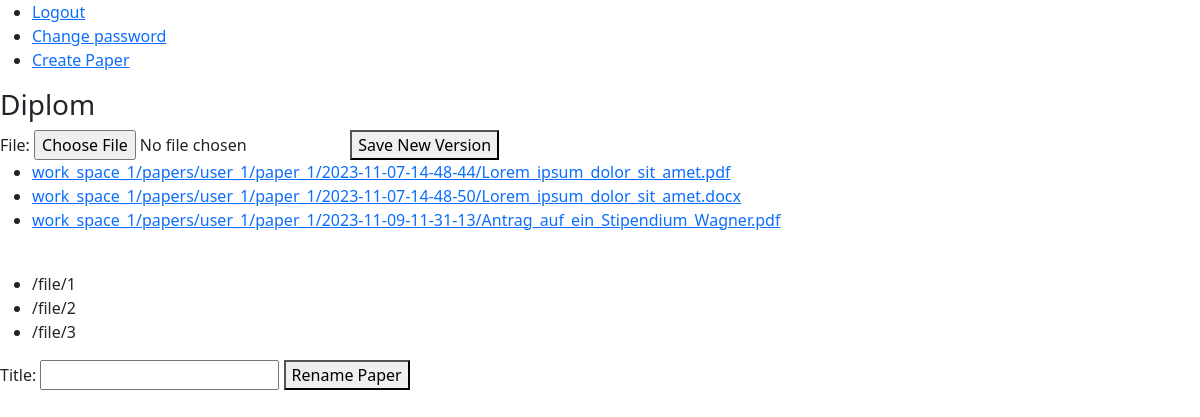
Screenshot of /paper_space/1 (signed in) with the database file from the repository.
### paper_work/models.py (models this page shows, shortened)
class Paper(models.Model):
    work_space = models.ForeignKey(WorkSpace, on_delete=models.CASCADE, related_name="papers")
    user = models.ForeignKey(User, on_delete=models.CASCADE)
    title = models.CharField(max_length=50, unique=True)
    is_archived = models.BooleanField(default=False)
    is_finished = models.BooleanField(default=False)
    is_published = models.BooleanField(default=False)

### file_handling/models.py (models this page shows, shortened)
class PaperVersion(models.Model):
    user = models.ForeignKey(User, on_delete=models.CASCADE)
    paper = models.ForeignKey("paper_work.Paper", on_delete=models.CASCADE, related_name="versions")
    saving_time = models.DateTimeField(auto_now_add=True)
    file = models.FileField(upload_to=saving_path)

### paper_work/views.py (the view)
# urls.py: path("paper_space/<int:paper_id>", views.paper_space, name="paper_space"),
@login_required(redirect_field_name=None)
def paper_space(request, paper_id):
    paper = check_paper(paper_id, request.user)
    paper_versions = PaperVersion.objects.filter(paper=paper).order_by("saving_time")
    links = [reverse("file_handling:display_file", args=(version.pk,)) for version in paper_versions]
    return render(request, "paper_work/paper_space.html", {"form": NewPaperVersionForm(),
                                                           "paper": paper, "paper_versions": paper_versions,
                                                           "links": links, "rename_form": RenamePaperForm()})

### file_handling/forms.py (shortened to what this page needs)
class NewPaperVersionForm(forms.Form):
    file = forms.FileField(widget=forms.FileInput(attrs={"accept": ACCEPTED_UPLOAD_FORMATS}))

### paper_work/forms.py (shortened to what this page needs)
class RenamePaperForm(forms.Form):
    title = forms.CharField(max_length=50)

### utils/verification.py (called while the page is built)
def check_work_space(space_id: int, user: User) -> WorkSpace | Http404 | PermissionDenied:
    try:
        space = WorkSpace.objects.get(pk=space_id)
    except ObjectDoesNotExist:
        raise Http404
    else:
        if space.owner != user and user not in space.guests.all():
            raise PermissionDenied
    return space

def check_paper(paper_id: int, user: User) -> Paper | Http404:
    try:
        paper = Paper.objects.get(pk=paper_id)
    except ObjectDoesNotExist:
        raise Http404
    else:
        check_work_space(paper.work_space.pk, user)
    return paper

### paper_work/templates/paper_work/paper_space.html (shortened to what this page needs)
{% extends "layout.html" %}
{% load static %}
{% block body %}
    <h3>{{ paper.title }}</h3>
    <form enctype="multipart/form-data" action="{% url 'file_handling:upload_file' paper.pk %}" method="post">
        {{ form }}
        <button id="change_password_button" type="submit">Save New Version</button>
    </form>
    <ul>
        {% for version in paper_versions %}
            <li>
                <a href="{% url 'file_handling:display_file' version.pk %}">{{ version.file }}</a>
            </li>
        {% endfor %}
    </ul>
    <br>
    <ul>
        {% for link in links %}
            <li>
                {{ link }}
            </li>
        {% endfor %}
    </ul>
    <form action="{% url 'paper_work:rename_paper' paper.pk %}" method="post">
        {{ rename_form }}
        <button type="submit">Rename Paper</button>
    </form>
{% endblock %}

### rows the page displays
Paper: title "Diplom"
PaperVersion: file "work_space_1/papers/user_1/paper_1/2023-11-07-14-48-44/Lorem_ipsum_dolor_sit_amet.pdf"
PaperVersion: file "work_space_1/papers/user_1/paper_1/2023-11-07-14-48-50/Lorem_ipsum_dolor_sit_amet.docx"
PaperVersion: file "work_space_1/papers/user_1/paper_1/2023-11-09-11-31-13/Antrag_auf_ein_Stipendium_Wagner.pdf"

### other values shown
{{ link }} "/file/1" "/file/2" "/file/3"
